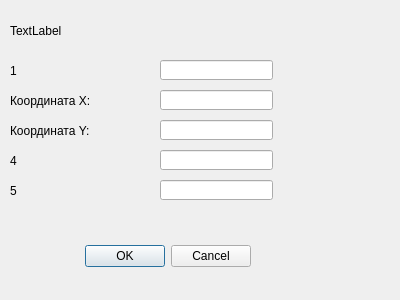
<?xml version="1.0" encoding="UTF-8"?>
<ui version="4.0">
 <class>AddObject</class>
 <widget class="QDialog" name="AddObject">
  <property name="geometry">
   <rect>
    <x>0</x>
    <y>0</y>
    <width>400</width>
    <height>300</height>
   </rect>
  </property>
  <property name="windowTitle">
   <string>Dialog</string>
  </property>
  <widget class="QDialogButtonBox" name="buttonBox">
   <property name="geometry">
    <rect>
     <x>80</x>
     <y>240</y>
     <width>171</width>
     <height>32</height>
    </rect>
   </property>
   <property name="orientation">
    <enum>Qt::Horizontal</enum>
   </property>
   <property name="standardButtons">
    <set>QDialogButtonBox::Cancel|QDialogButtonBox::Ok</set>
   </property>
  </widget>
  <widget class="QLabel" name="label">
   <property name="geometry">
    <rect>
     <x>10</x>
     <y>0</y>
     <width>341</width>
     <height>61</height>
    </rect>
   </property>
   <property name="text">
    <string>TextLabel</string>
   </property>
  </widget>
  <widget class="QLabel" name="lb_thick">
   <property name="geometry">
    <rect>
     <x>10</x>
     <y>60</y>
     <width>151</width>
     <height>21</height>
    </rect>
   </property>
   <property name="font">
    <font>
     <family>Arial</family>
    </font>
   </property>
   <property name="text">
    <string>1</string>
   </property>
  </widget>
  <widget class="QLabel" name="lb_x">
   <property name="geometry">
    <rect>
     <x>10</x>
     <y>90</y>
     <width>151</width>
     <height>21</height>
    </rect>
   </property>
   <property name="font">
    <font>
     <family>Arial</family>
    </font>
   </property>
   <property name="text">
    <string>Координата X:</string>
   </property>
  </widget>
  <widget class="QLabel" name="lb_y">
   <property name="geometry">
    <rect>
     <x>10</x>
     <y>120</y>
     <width>151</width>
     <height>21</height>
    </rect>
   </property>
   <property name="font">
    <font>
     <family>Arial</family>
    </font>
   </property>
   <property name="text">
    <string>Координата Y:</string>
   </property>
  </widget>
  <widget class="QLabel" name="lb_wid">
   <property name="geometry">
    <rect>
     <x>10</x>
     <y>150</y>
     <width>151</width>
     <height>21</height>
    </rect>
   </property>
   <property name="font">
    <font>
     <family>Arial</family>
    </font>
   </property>
   <property name="text">
    <string>4</string>
   </property>
  </widget>
  <widget class="QLabel" name="lb_hei">
   <property name="geometry">
    <rect>
     <x>10</x>
     <y>180</y>
     <width>151</width>
     <height>21</height>
    </rect>
   </property>
   <property name="font">
    <font>
     <family>Arial</family>
    </font>
   </property>
   <property name="text">
    <string>5</string>
   </property>
  </widget>
  <widget class="QLineEdit" name="lin_hei">
   <property name="geometry">
    <rect>
     <x>160</x>
     <y>180</y>
     <width>113</width>
     <height>20</height>
    </rect>
   </property>
  </widget>
  <widget class="QLineEdit" name="lin_wid">
   <property name="geometry">
    <rect>
     <x>160</x>
     <y>150</y>
     <width>113</width>
     <height>20</height>
    </rect>
   </property>
  </widget>
  <widget class="QLineEdit" name="lin_y">
   <property name="geometry">
    <rect>
     <x>160</x>
     <y>120</y>
     <width>113</width>
     <height>20</height>
    </rect>
   </property>
  </widget>
  <widget class="QLineEdit" name="lin_x">
   <property name="geometry">
    <rect>
     <x>160</x>
     <y>90</y>
     <width>113</width>
     <height>20</height>
    </rect>
   </property>
  </widget>
  <widget class="QLineEdit" name="lin_thick">
   <property name="geometry">
    <rect>
     <x>160</x>
     <y>60</y>
     <width>113</width>
     <height>20</height>
    </rect>
   </property>
  </widget>
 </widget>
 <resources/>
 <connections>
  <connection>
   <sender>buttonBox</sender>
   <signal>accepted()</signal>
   <receiver>AddObject</receiver>
   <slot>accept()</slot>
   <hints>
    <hint type="sourcelabel">
     <x>248</x>
     <y>254</y>
    </hint>
    <hint type="destinationlabel">
     <x>157</x>
     <y>274</y>
    </hint>
   </hints>
  </connection>
  <connection>
   <sender>buttonBox</sender>
   <signal>rejected()</signal>
   <receiver>AddObject</receiver>
   <slot>reject()</slot>
   <hints>
    <hint type="sourcelabel">
     <x>316</x>
     <y>260</y>
    </hint>
    <hint type="destinationlabel">
     <x>286</x>
     <y>274</y>
    </hint>
   </hints>
  </connection>
 </connections>
</ui>
